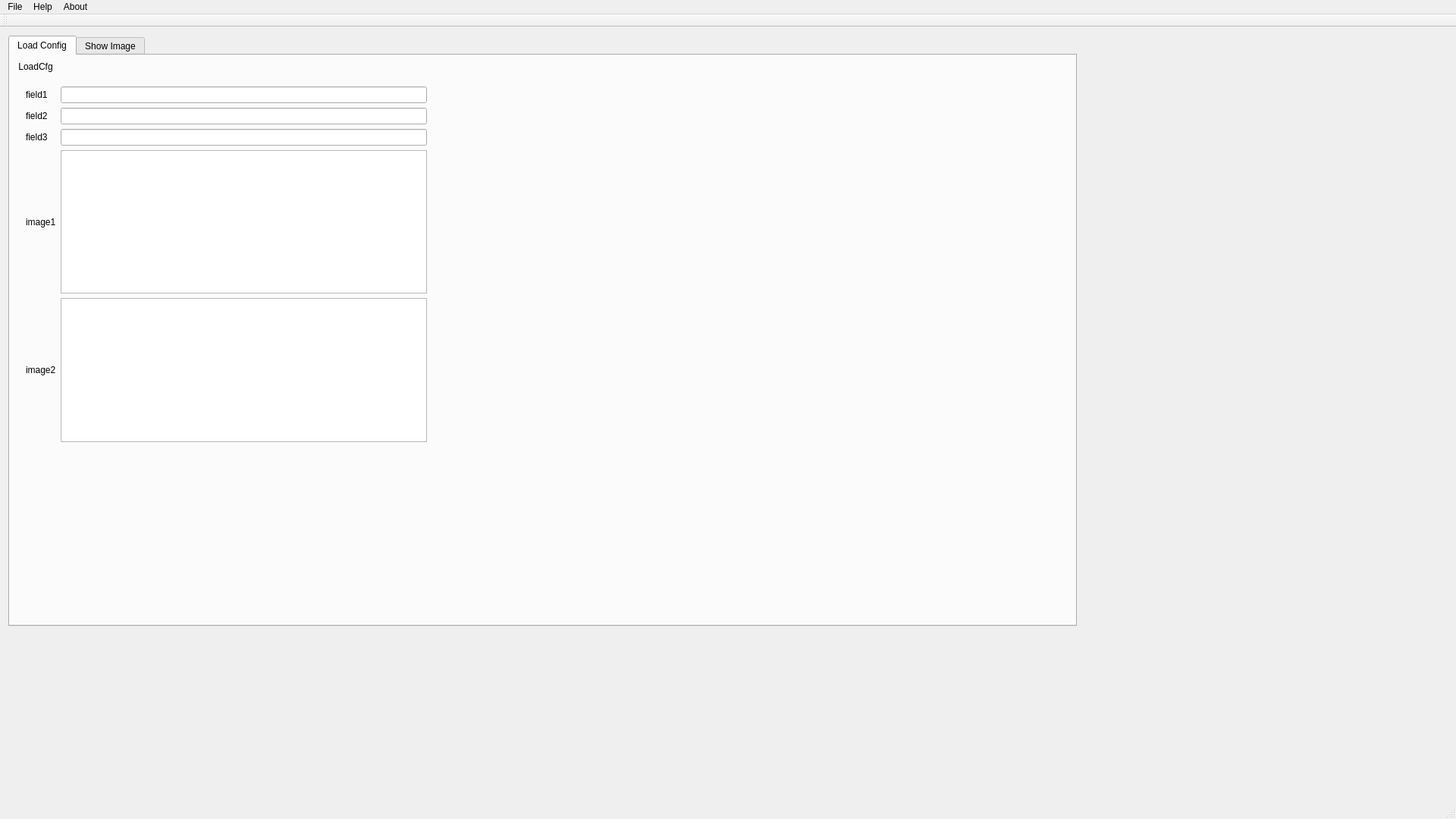
<?xml version="1.0" encoding="UTF-8"?>
<ui version="4.0">
 <class>MainWindow</class>
 <widget class="QMainWindow" name="MainWindow">
  <property name="geometry">
   <rect>
    <x>0</x>
    <y>0</y>
    <width>1920</width>
    <height>1080</height>
   </rect>
  </property>
  <property name="windowTitle">
   <string>GUI demo</string>
  </property>
  <widget class="QWidget" name="centralWidget">
   <widget class="QWidget" name="verticalLayoutWidget">
    <property name="geometry">
     <rect>
      <x>0</x>
      <y>0</y>
      <width>1431</width>
      <height>801</height>
     </rect>
    </property>
    <layout class="QVBoxLayout" name="verticalLayout">
     <item>
      <widget class="QTabWidget" name="tabWidget">
       <property name="currentIndex">
        <number>0</number>
       </property>
       <property name="movable">
        <bool>true</bool>
       </property>
       <widget class="QWidget" name="tab1">
        <attribute name="title">
         <string>Load Config</string>
        </attribute>
        <widget class="QToolBar" name="toolBar1">
         <property name="geometry">
          <rect>
           <x>0</x>
           <y>0</y>
           <width>71</width>
           <height>30</height>
          </rect>
         </property>
         <addaction name="actionLoadCfg"/>
        </widget>
        <widget class="QWidget" name="gridLayoutWidget">
         <property name="geometry">
          <rect>
           <x>10</x>
           <y>30</y>
           <width>551</width>
           <height>491</height>
          </rect>
         </property>
         <layout class="QGridLayout" name="gridLayout">
          <item row="1" column="0">
           <widget class="QLabel" name="label2">
            <property name="text">
             <string>field2</string>
            </property>
           </widget>
          </item>
          <item row="0" column="1">
           <widget class="QLineEdit" name="lineEdit1"/>
          </item>
          <item row="1" column="1">
           <widget class="QLineEdit" name="lineEdit2"/>
          </item>
          <item row="2" column="1">
           <widget class="QLineEdit" name="lineEdit3"/>
          </item>
          <item row="2" column="0">
           <widget class="QLabel" name="label3">
            <property name="text">
             <string>field3</string>
            </property>
           </widget>
          </item>
          <item row="3" column="1">
           <widget class="QGraphicsView" name="graphicsView"/>
          </item>
          <item row="0" column="0">
           <widget class="QLabel" name="label1">
            <property name="text">
             <string>field1</string>
            </property>
           </widget>
          </item>
          <item row="3" column="0">
           <widget class="QLabel" name="label4">
            <property name="text">
             <string>image1</string>
            </property>
           </widget>
          </item>
          <item row="4" column="0">
           <widget class="QLabel" name="label5">
            <property name="text">
             <string>image2</string>
            </property>
           </widget>
          </item>
          <item row="4" column="1">
           <widget class="QGraphicsView" name="graphicsView_2"/>
          </item>
         </layout>
        </widget>
       </widget>
       <widget class="QWidget" name="tab_2">
        <attribute name="title">
         <string>Show Image</string>
        </attribute>
        <widget class="QGraphicsView" name="ImageGraphic">
         <property name="geometry">
          <rect>
           <x>0</x>
           <y>50</y>
           <width>411</width>
           <height>301</height>
          </rect>
         </property>
        </widget>
        <widget class="QPushButton" name="showImageButton">
         <property name="geometry">
          <rect>
           <x>10</x>
           <y>10</y>
           <width>92</width>
           <height>28</height>
          </rect>
         </property>
         <property name="text">
          <string>show</string>
         </property>
        </widget>
       </widget>
      </widget>
     </item>
    </layout>
   </widget>
  </widget>
  <widget class="QMenuBar" name="menuBar">
   <property name="geometry">
    <rect>
     <x>0</x>
     <y>0</y>
     <width>1920</width>
     <height>28</height>
    </rect>
   </property>
   <widget class="QMenu" name="menuFile">
    <property name="title">
     <string>File</string>
    </property>
    <addaction name="actionOpen"/>
   </widget>
   <widget class="QMenu" name="menuHelp">
    <property name="title">
     <string>Help</string>
    </property>
   </widget>
   <widget class="QMenu" name="menuAbout">
    <property name="title">
     <string>About</string>
    </property>
   </widget>
   <addaction name="menuFile"/>
   <addaction name="menuHelp"/>
   <addaction name="menuAbout"/>
  </widget>
  <widget class="QToolBar" name="mainToolBar">
   <attribute name="toolBarArea">
    <enum>TopToolBarArea</enum>
   </attribute>
   <attribute name="toolBarBreak">
    <bool>false</bool>
   </attribute>
  </widget>
  <widget class="QStatusBar" name="statusBar"/>
  <action name="actionOpen">
   <property name="text">
    <string>Open</string>
   </property>
  </action>
  <action name="actionLoadCfg">
   <property name="icon">
    <iconset resource="resource.qrc">
     <normaloff>:/icons/Settings.ico</normaloff>:/icons/Settings.ico</iconset>
   </property>
   <property name="text">
    <string>LoadCfg</string>
   </property>
   <property name="toolTip">
    <string>Load config from file</string>
   </property>
  </action>
 </widget>
 <layoutdefault spacing="6" margin="11"/>
 <resources>
  <include location="resource.qrc"/>
 </resources>
 <connections/>
</ui>
